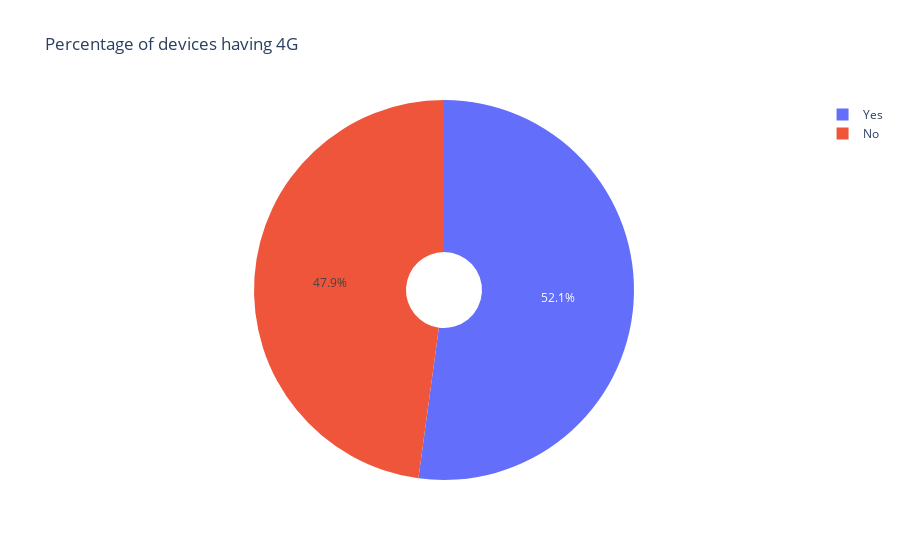

Here is the notebook cell this chart was saved with:
### Code cell
train_data['isFour_G'] = ''
for i in range(len(train_data)):
    if train_data['four_g'][i] == 0:
        train_data['isFour_G'][i] = 'No'
    else:
         train_data['isFour_G'][i] = 'Yes'
px.pie(data_frame=train_data,names = 'isFour_G',title='Percentage of devices having 4G', hole = 0.2)

### Figure 1 — Plotly figure (JSON) as saved in the notebook; plotly's stock layout.template omitted (floating-point values rounded to 4 significant figures; data arrays with more than 128 entries replaced by an {"elided": "..."} marker saying what was removed)
{"data": [{"domain": {"x": [0, 1], "y": [0, 1]}, "hole": 0.2, "hovertemplate": "isFour_G=%{label}<extra></extra>", "labels": {"elided": "2000 str values"}, "legendgroup": "", "name": "", "showlegend": true, "type": "pie"}], "layout": {"autosize": true, "legend": {"tracegroupgap": 0}, "title": {"text": "Percentage of devices having 4G"}}}
